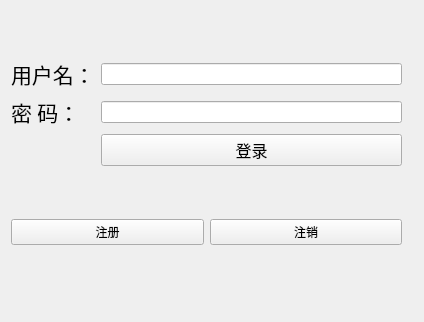
<?xml version="1.0" encoding="UTF-8"?>
<ui version="4.0">
 <class>tcpClient</class>
 <widget class="QWidget" name="tcpClient">
  <property name="geometry">
   <rect>
    <x>0</x>
    <y>0</y>
    <width>424</width>
    <height>322</height>
   </rect>
  </property>
  <property name="windowTitle">
   <string>tcpClient</string>
  </property>
  <widget class="QWidget" name="layoutWidget">
   <property name="geometry">
    <rect>
     <x>11</x>
     <y>11</y>
     <width>391</width>
     <height>281</height>
    </rect>
   </property>
   <layout class="QGridLayout" name="gridLayout_2">
    <item row="0" column="0" colspan="2">
     <layout class="QGridLayout" name="gridLayout">
      <item row="0" column="0">
       <widget class="QLabel" name="username">
        <property name="font">
         <font>
          <family>Agency FB</family>
          <pointsize>16</pointsize>
         </font>
        </property>
        <property name="text">
         <string>用户名：</string>
        </property>
       </widget>
      </item>
      <item row="1" column="0">
       <widget class="QLabel" name="password">
        <property name="font">
         <font>
          <family>Agency FB</family>
          <pointsize>16</pointsize>
         </font>
        </property>
        <property name="text">
         <string>密 码：</string>
        </property>
       </widget>
      </item>
      <item row="1" column="1">
       <widget class="QLineEdit" name="pwd_le"/>
      </item>
      <item row="2" column="1">
       <widget class="QPushButton" name="login">
        <property name="font">
         <font>
          <family>Agency FB</family>
          <pointsize>12</pointsize>
         </font>
        </property>
        <property name="text">
         <string>登录</string>
        </property>
       </widget>
      </item>
      <item row="0" column="1">
       <widget class="QLineEdit" name="username_le"/>
      </item>
     </layout>
    </item>
    <item row="1" column="0">
     <widget class="QPushButton" name="zhuce">
      <property name="text">
       <string>注册</string>
      </property>
     </widget>
    </item>
    <item row="1" column="1">
     <widget class="QPushButton" name="zhuxiao">
      <property name="text">
       <string>注销</string>
      </property>
     </widget>
    </item>
   </layout>
  </widget>
 </widget>
 <resources/>
 <connections/>
</ui>
